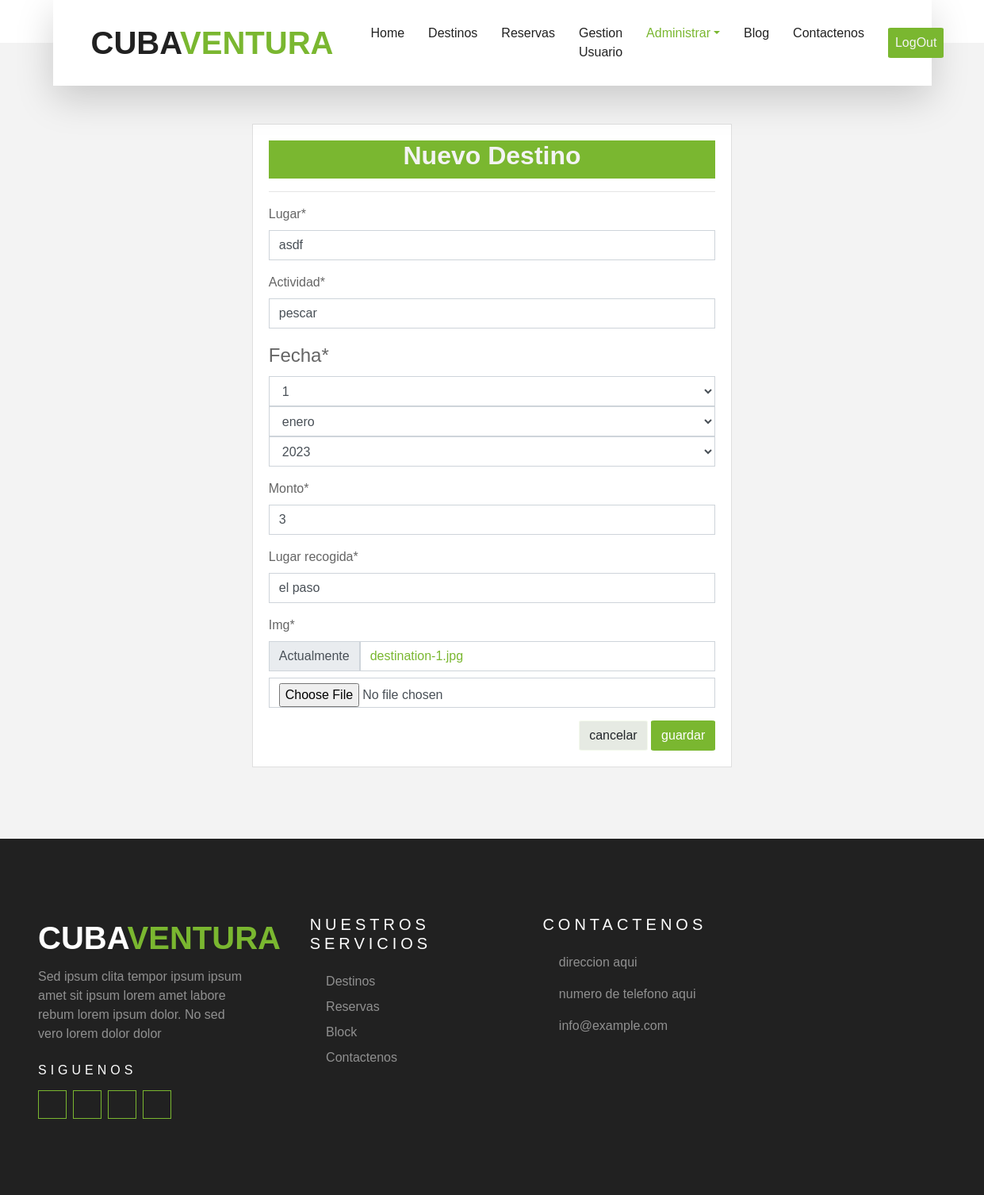
The page /administrar/gestionarD/modificarD/1/ (signed in) on the database its author committed.
### gestionarDestinos/models.py (models this page shows, shortened)
class Destino(models.Model):
    lugar = models.CharField(max_length=50)
    actividad = models.CharField(max_length= 255)
    fecha = models.DateField()
    monto = models.IntegerField()
    lugar_recogida = models.CharField(max_length=255)
    img = models.ImageField()

### gestionarDestinos/views.py (the view, shortened to what this page needs)
# urls.py: path("administrar/gestionarD/modificarD/<id>/", modificarD, name="modificarD"),
@login_required
@permission_required('gestionarDestinos.add_destino')
def modificarD(request,id):
    destino = get_object_or_404(Destino, id = id)
    data ={
        'form': DestinoForm(instance=destino)
    }
    return render(request, 'gestionarDestinos/destino/modificar.html',data)

### gestionarDestinos/forms.py
class DestinoForm(forms.ModelForm):
    class Meta:
        model = Destino
        fields = '__all__'
        widgets = {
        "fecha":forms.SelectDateWidget()
        }

### gestionarDestinos/templates/gestionarDestinos/destino/modificar.html (shortened to what this page needs)
{% extends 'gestionarDestinos/base.html' %}
{% block administrar %}active{% endblock  %}
{% block  contenido %}
 {% load crispy_forms_tags %}
 <br><br>
<div class="containser">
    <div class="row">
        <div class="col-12 col-md-6 offset-md-3">
            <div class="card">
                <div class="card-body">
                    <div class="card-header-mb-3" style="background: #7AB730 ;height: 3rem;">
                        <h2 class="h2 text-center" style="color:#F3F3F3;">Nuevo Destino</h2>
                    </div>
                    <hr>
                    <form action="" method="post" enctype="multipart/form-data">
                        {{form |crispy}}
                        <div class="d-flex justify-content-end">
                            <a href="{% url 'gestionarD' %}" class="btn btn-secondary ">cancelar</a>
                            <input type="submit" value="guardar" class="btn btn-primary">
                        </div>
                    </form>
                </div>
            </div>
        </div>
    </div>
</div>
{% endblock  %}

### rows shown on the page
Destino: lugar "asdf", actividad "pescar", monto "3", lugar_recogida "el paso"
